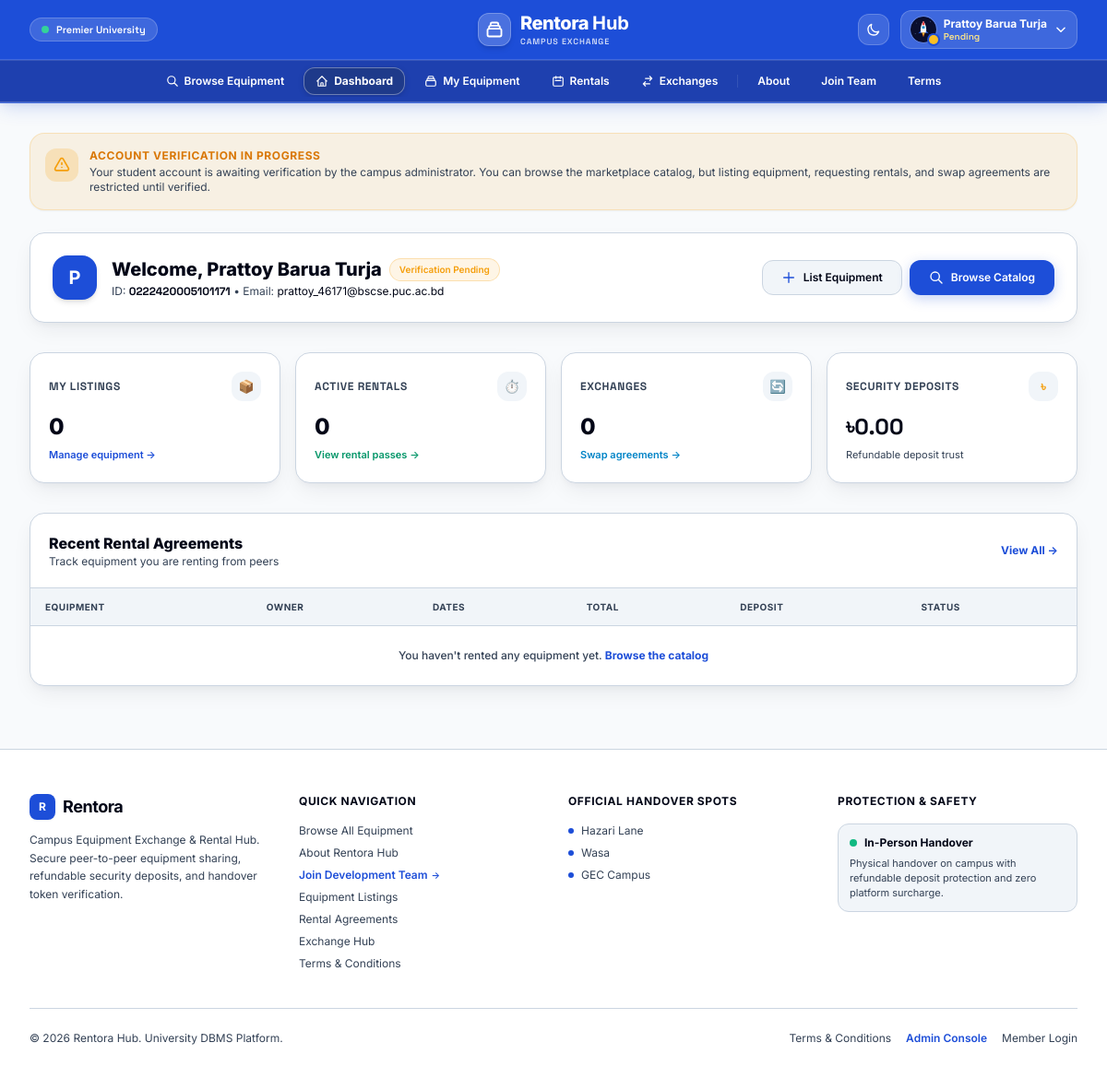
Page /user/dashboard.php (signed in) on the committed database.
### tables this page shows
CREATE TABLE member (
    member_id         INT UNSIGNED AUTO_INCREMENT PRIMARY KEY,
    first_name        VARCHAR(50)  NOT NULL,
    last_name         VARCHAR(50)  NOT NULL,
    student_id        VARCHAR(20)  NULL,
    dob               DATE         NULL,
    gender             ENUM('Male', 'Female', 'Other') NULL,
    university_email  VARCHAR(100) NOT NULL,
    phone_number      VARCHAR(20)  NULL,
    campus_address    VARCHAR(255) NULL,
    account_balance   DECIMAL(10,2) NOT NULL DEFAULT 0.00,
    status            ENUM('Pending', 'Verified', 'Rejected') NOT NULL DEFAULT 'Pending',
    username          VARCHAR(50)  NOT NULL,
    password_hash     VARCHAR(255) NOT NULL,
    created_at        TIMESTAMP    NOT NULL DEFAULT CURRENT_TIMESTAMP,
    CONSTRAINT uq_member_email      UNIQUE (university_email),
    CONSTRAINT uq_member_username   UNIQUE (username),
    CONSTRAINT uq_member_student_id UNIQUE (student_id)
);

### user/dashboard.php (the view, shortened to what this page needs)
<?php
require_once(__DIR__ . '/../config/db.php');
$user_id = $_SESSION['member_id'] ?? $_SESSION['user_id'] ?? 0;
$member_status = 'Pending';
$member_name = $_SESSION['name'] ?? 'Member';
$member_student_id = $_SESSION['student_id'] ?? 'Student';
$member_email = $_SESSION['email'] ?? '';
try {
    $stmt = $pdo->prepare("SELECT first_name, last_name, username, student_id, university_email, status FROM member WHERE member_id = :uid LIMIT 1");
    $stmt->execute(['uid' => $user_id]);
    $member_row = $stmt->fetch();
    if ($member_row) {
        $member_status = $member_row['status'] ?: 'Pending';
        if (!empty($member_row['first_name'])) {
            $member_name = trim($member_row['first_name'] . ' ' . $member_row['last_name']);
        }
        if (!empty($member_row['student_id'])) {
            $member_student_id = $member_row['student_id'];
        }
        if (!empty($member_row['university_email'])) {
            $member_email = $member_row['university_email'];
        }
    }
} catch (Exception $e) {
    $member_status = 'Pending';
}
$dashboard_error = "";
function safe_user_query($pdo, $sql, $params = []) {
    try {
        $stmt = $pdo->prepare($sql);
        $stmt->execute($params);
        return $stmt->fetchAll();
    } catch (Exception $e) {
        return [];
    }
}
function safe_user_scalar($pdo, $sql, $params = [], $default = 0) {
    try {
        $stmt = $pdo->prepare($sql);
        $stmt->execute($params);
        $val = $stmt->fetchColumn();
        return $val !== false ? $val : $default;
    } catch (Exception $e) {
        return $default;
    }
}
$my_equipment_count = safe_user_scalar($pdo, "
    SELECT COUNT(*) FROM equipment
    WHERE owner_id = :uid
", ['uid' => $user_id]);
$my_active_rentals_count = safe_user_scalar($pdo, "
    SELECT COUNT(*) FROM rental_agreement
    WHERE renter_id = :uid AND status IN ('Pending', 'Active')
", ['uid' => $user_id]);
$my_exchanges_count = safe_user_scalar($pdo, "
    SELECT COUNT(*) FROM exchange_agreement
    WHERE lender_a_id = :uid1 OR lender_b_id = :uid2
", ['uid1' => $user_id, 'uid2' => $user_id]);
$security_deposit_total = safe_user_scalar($pdo, "
    SELECT SUM(deposit_amount) FROM rental_agreement
    WHERE renter_id = :uid AND status IN ('Pending', 'Active')
", ['uid' => $user_id]);
$my_recent_rentals = safe_user_query($pdo, "
    SELECT r.*, r.expected_end_date AS end_date, r.total_cost AS total_rent, r.deposit_amount AS deposit,
           e.equipment_name AS title, e.rental_rate AS daily_rate, e.campus_spot,
           CONCAT(m.first_name, ' ', m.last_name) AS owner_name
    FROM rental_agreement r
    LEFT JOIN equipment e ON r.equipment_id = e.equipment_id
    LEFT JOIN member m ON e.owner_id = m.member_id
    WHERE r.renter_id = :uid
    ORDER BY r.rental_id DESC LIMIT 5
", ['uid' => $user_id]);
require_once(__DIR__ . '/../includes/header.php');
require_once(__DIR__ . '/../includes/nav.php');
?>
  <main class="flex-1 max-w-7xl mx-auto px-4 sm:px-6 lg:px-8 py-8 w-full bg-canvas">
    <?php if ($member_status === 'Pending' && empty($dashboard_error)): ?>
      <div class="mb-6 p-4 rounded-2xl bg-amber-500/10 border border-amber-500/20 text-amber-600 dark:text-amber-400 flex items-start gap-3 shadow-sm">
        <div class="p-2 rounded-xl bg-amber-500/20 text-amber-500 shrink-0">
          <svg class="w-5 h-5" fill="none" stroke="currentColor" viewBox="0 0 24 24"><path stroke-linecap="round" stroke-linejoin="round" stroke-width="2" d="M12 9v2m0 4h.01m-6.938 4h13.856c1.54 0 2.502-1.667 1.732-3L13.732 4c-.77-1.333-2.694-1.333-3.464 0L3.34 16c-.77 1.333.192 3 1.732 3z"></path></svg>
        </div>
        <div>
          <h4 class="text-xs font-bold uppercase tracking-wider text-amber-600 dark:text-amber-400">Account Verification in Progress</h4>
          <p class="text-xs text-muted mt-0.5">Your student account is awaiting verification by the campus administrator. You can browse the marketplace catalog, but listing equipment, requesting rentals, and swap agreements are restricted until verified.</p>
        </div>
      </div>
    <?php endif; ?>
    <div class="bg-surface rounded-2xl p-6 border border-subtle shadow-float mb-8 flex flex-col md:flex-row justify-between items-start md:items-center gap-4 transition-colors">
      <div class="flex items-center gap-4">
        <div class="w-12 h-12 rounded-2xl bg-accent text-white flex items-center justify-center font-bold text-xl shadow-md shadow-accent/20">
          <?php echo strtoupper(substr($member_name, 0, 1)); ?>
        </div>
        <div>
          <div class="flex items-center gap-2">
            <h1 class="text-xl font-extrabold text-primary">Welcome, <?php echo htmlspecialchars($member_name); ?></h1>
            <?php if ($member_status === 'Verified'): ?>
              <span class="badge-subtle badge-verified text-[10px]">Verified Student</span>
            <?php elseif ($member_status === 'Rejected'): ?>
              <span class="badge-subtle badge-rejected text-[10px]">Verification Rejected</span>
            <?php else: ?>
              <span class="badge-subtle badge-pending text-[10px]">Verification Pending</span>
            <?php endif; ?>
          </div>
          <p class="text-xs text-muted mt-0.5">
            ID: <strong class="text-primary font-mono"><?php echo htmlspecialchars($member_student_id); ?></strong> &bull;
            Email: <span class="text-primary"><?php echo htmlspecialchars($member_email); ?></span>
          </p>
        </div>
      </div>
      <div class="flex flex-wrap gap-2">
        <a href="equipment.php" class="btn-secondary text-xs">
          <svg class="w-4 h-4 text-accent" fill="none" stroke="currentColor" viewBox="0 0 24 24"><path stroke-linecap="round" stroke-linejoin="round" stroke-width="2" d="M12 4v16m8-8H4"></path></svg>
          <span>List Equipment</span>
        </a>
        <a href="../index.php" class="btn-accent text-xs">
          <svg class="w-4 h-4 text-white" fill="none" stroke="currentColor" viewBox="0 0 24 24"><path stroke-linecap="round" stroke-linejoin="round" stroke-width="2" d="M21 21l-6-6m2-5a7 7 0 11-14 0 7 7 0 0114 0z"></path></svg>
          <span>Browse Catalog</span>
        </a>
      </div>
    </div>
    <div class="grid grid-cols-1 sm:grid-cols-2 lg:grid-cols-4 gap-4 mb-8">
      <div class="bg-surface p-5 rounded-2xl border border-subtle shadow-float transition-colors">
        <div class="flex items-center justify-between">
          <span class="text-xs font-bold uppercase tracking-wider text-muted font-mono">My Listings</span>
          <span class="w-8 h-8 rounded-xl bg-surface-subtle text-accent flex items-center justify-center font-bold text-sm">📦</span>
        </div>
        <div class="mt-3 text-2xl font-extrabold text-primary"><?php echo $my_equipment_count; ?></div>
        <a href="equipment.php" class="text-[11px] text-accent font-semibold hover:underline">Manage equipment &rarr;</a>
      </div>
      <div class="bg-surface p-5 rounded-2xl border border-subtle shadow-float transition-colors relative overflow-hidden">
        <div class="flex items-center justify-between">
          <span class="text-xs font-bold uppercase tracking-wider text-muted font-mono">Active Rentals</span>
          <span class="w-8 h-8 rounded-xl bg-surface-subtle text-emerald-500 flex items-center justify-center font-bold text-sm">⏱️</span>
        </div>
        <div class="mt-3 text-2xl font-extrabold text-primary"><?php echo $my_active_rentals_count; ?></div>
        <a href="rentals.php" class="text-[11px] text-emerald-600 dark:text-emerald-400 font-semibold hover:underline">
          View rental passes <?php if ($incoming_rentals_count > 0): ?><strong class="text-rose-500">(<?php echo $incoming_rentals_count; ?> pending)</strong><?php endif; ?> &rarr;
        </a>
      </div>
      <div class="bg-surface p-5 rounded-2xl border border-subtle shadow-float transition-colors">
        <div class="flex items-center justify-between">
          <span class="text-xs font-bold uppercase tracking-wider text-muted font-mono">Exchanges</span>
          <span class="w-8 h-8 rounded-xl bg-surface-subtle text-sky-500 flex items-center justify-center font-bold text-sm">🔄</span>
        </div>
        <div class="mt-3 text-2xl font-extrabold text-primary"><?php echo $my_exchanges_count; ?></div>
        <a href="exchanges.php" class="text-[11px] text-sky-600 dark:text-sky-400 font-semibold hover:underline">Swap agreements &rarr;</a>
      </div>
      <div class="bg-surface p-5 rounded-2xl border border-subtle shadow-float transition-colors">
        <div class="flex items-center justify-between">
          <span class="text-xs font-bold uppercase tracking-wider text-muted font-mono">Security Deposits</span>
          <span class="w-8 h-8 rounded-xl bg-surface-subtle text-amber-500 flex items-center justify-center font-bold text-sm">৳</span>
        </div>
        <div class="mt-3 text-2xl font-extrabold text-primary font-mono">৳<?php echo number_format($security_deposit_total, 2); ?></div>
        <span class="text-[11px] text-muted">Refundable deposit trust</span>
      </div>
    </div>
    <div class="bg-surface rounded-2xl border border-subtle shadow-float mb-8 overflow-hidden transition-colors">
      <div class="p-5 border-b border-subtle flex justify-between items-center">
        <div>
          <h3 class="text-base font-extrabold text-primary">Recent Rental Agreements</h3>
          <p class="text-xs text-muted">Track equipment you are renting from peers</p>
        </div>
        <a href="rentals.php" class="text-xs font-bold text-accent hover:underline">View All &rarr;</a>
      </div>
      <div class="overflow-x-auto">
        <table class="w-full text-left text-xs">
          <thead class="bg-surface-subtle border-b border-subtle text-muted font-bold uppercase text-[10px] tracking-wider">
            <tr>
              <th class="py-3 px-4">Equipment</th>
              <th class="py-3 px-4">Owner</th>
              <th class="py-3 px-4">Dates</th>
              <th class="py-3 px-4">Total</th>
              <th class="py-3 px-4">Deposit</th>
              <th class="py-3 px-4">Status</th>
            </tr>
          </thead>
          <tbody class="divide-y divide-border-subtle text-primary">
            <?php if (empty($my_recent_rentals)): ?>
              <tr>
                <td colspan="6" class="py-6 text-center text-muted font-medium">
                  You haven't rented any equipment yet.
                  <a href="../index.php" class="text-accent font-bold hover:underline">Browse the catalog</a>
                </td>
              </tr>
            <?php endif; ?>
          </tbody>
        </table>
      </div>
    </div>
  </main>
<?php require_once(__DIR__ . '/../includes/footer.php'); ?>

### assets/css/style.css (style rules this page uses)
:root { --canvas: #F8FAFC; --surface: #FFFFFF; --surface-elevated: #FFFFFF; --surface-subtle: #F1F5F9; --bg-canvas: var(--canvas); --bg-surface: var(--surface); --bg-surface-elevated: var(--surface-elevated); --bg-surface-subtle: var(--surface-subtle); --border-subtle: #CBD5E1; --text-primary: #020617; --text-muted: #334155; --accent-primary: #1D4ED8; --accent-hover: #1E3A8A; --accent-glow: rgba(29, 78, 216, 0.25); --nav-bg: #1D4ED8; --nav-sub-bg: #1E40AF; --shadow-float: 0 10px 25px -5px rgba(15, 23, 42, 0.08), 0 4px 6px -2px rgba(15, 23, 42, 0.04); --shadow-elevated: 0 20px 35px -6px rgba(15, 23, 42, 0.12), 0 8px 16px -4px rgba(15, 23, 42, 0.06); --emerald-accent: #10B981; --amber-accent: #F59E0B; --rose-accent: #EF4444; }
html, body { background-color: var(--canvas) !important; color: #1E293B !important; font-family: 'Inter', 'Plus Jakarta Sans', system-ui, -apple-system, BlinkMacSystemFont, 'Segoe UI', Roboto, sans-serif; -webkit-font-smoothing: antialiased; -moz-osx-font-smoothing: grayscale; transition: background-color 0.2s ease, color 0.2s ease; min-height: 100vh; }
p { color: #1E293B; }
h1, h2, h3, h4, h5, h6 { color: #020617; }
.bg-canvas { background-color: var(--canvas) !important; }
.bg-surface { background-color: var(--surface) !important; }
.bg-surface-subtle { background-color: var(--surface-subtle) !important; }
.border-subtle { border-color: var(--border-subtle) !important; }
.text-primary { color: var(--text-primary) !important; }
.text-muted { color: var(--text-muted) !important; }
.text-accent { color: var(--accent-primary) !important; }
.bg-accent { background-color: var(--accent-primary) !important; }
.shadow-float { box-shadow: var(--shadow-float) !important; }
.btn-accent { display: inline-flex; align-items: center; justify-content: center; gap: 0.5rem; padding: 0.625rem 1.25rem; background-color: var(--accent-primary); color: #FFFFFF !important; font-weight: 600; font-size: 0.875rem; border-radius: 0.75rem; border: 1px solid transparent; box-shadow: 0 4px 14px 0 var(--accent-glow); transition: all 0.15s ease; cursor: pointer; text-decoration: none; }
.btn-secondary { display: inline-flex; align-items: center; justify-content: center; gap: 0.5rem; padding: 0.625rem 1.25rem; background-color: var(--surface-subtle); color: var(--text-primary) !important; border: 1px solid var(--border-subtle); font-weight: 600; font-size: 0.875rem; border-radius: 0.75rem; transition: all 0.15s ease; cursor: pointer; text-decoration: none; }
.badge-subtle { display: inline-flex; align-items: center; gap: 0.375rem; padding: 0.25rem 0.625rem; border-radius: 9999px; font-size: 0.6875rem; font-weight: 600; background-color: var(--surface-subtle); border: 1px solid var(--border-subtle); color: var(--text-muted); }
.badge-pending { background-color: rgba(245, 158, 11, 0.10); border: 1px solid rgba(245, 158, 11, 0.25); color: #F59E0B; }

### rows in the picture
member: substr($member_name, 0, 1) "P", member_name "Prattoy Barua Turja", student "0222420005101171", university_email "prattoy_46171@bscse.puc.ac.bd"

### other values in the picture
$current_name "Prattoy Barua Turja"
$my_equipment_count "0"
$my_active_rentals_count "0"
$my_exchanges_count "0"
$security_deposit_total "0.00"
